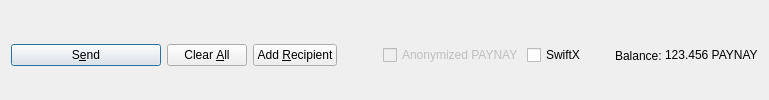
         <widget class="QFrame" name="frame_Send">
          <layout class="QHBoxLayout" name="horizontalLayout">
           <property name="bottomMargin">
            <number>0</number>
           </property>
           <item>
            <widget class="QPushButton" name="sendButton">
             <property name="minimumSize">
              <size>
               <width>150</width>
               <height>0</height>
              </size>
             </property>
             <property name="toolTip">
              <string>Confirm the send action</string>
             </property>
             <property name="text">
              <string>S&amp;end</string>
             </property>
             <property name="icon">
              <iconset resource="../paynay.qrc">
               <normaloff>:/icons/send</normaloff>:/icons/send</iconset>
             </property>
             <property name="autoDefault">
              <bool>false</bool>
             </property>
             <property name="default">
              <bool>true</bool>
             </property>
            </widget>
           </item>
           <item>
            <widget class="QPushButton" name="clearButton">
             <property name="sizePolicy">
              <sizepolicy hsizetype="Minimum" vsizetype="Fixed">
               <horstretch>0</horstretch>
               <verstretch>0</verstretch>
              </sizepolicy>
             </property>
             <property name="toolTip">
              <string>Clear all fields of the form.</string>
             </property>
             <property name="text">
              <string>Clear &amp;All</string>
             </property>
             <property name="icon">
              <iconset resource="../paynay.qrc">
               <normaloff>:/icons/remove</normaloff>:/icons/remove</iconset>
             </property>
             <property name="autoDefault">
              <bool>false</bool>
             </property>
            </widget>
           </item>
           <item>
            <widget class="QPushButton" name="addButton">
             <property name="toolTip">
              <string>Send to multiple recipients at once</string>
             </property>
             <property name="text">
              <string>Add &amp;Recipient</string>
             </property>
             <property name="icon">
              <iconset resource="../paynay.qrc">
               <normaloff>:/icons/add</normaloff>:/icons/add</iconset>
             </property>
             <property name="autoDefault">
              <bool>false</bool>
             </property>
            </widget>
           </item>
           <item>
            <spacer name="horizontalSpacer">
             <property name="orientation">
              <enum>Qt::Horizontal</enum>
             </property>
             <property name="sizeHint" stdset="0">
              <size>
               <width>40</width>
               <height>20</height>
              </size>
             </property>
            </spacer>
           </item>
           <item>
            <layout class="QHBoxLayout" name="horizontalLayout_2">
             <property name="spacing">
              <number>3</number>
             </property>
             <item>
              <widget class="QCheckBox" name="checkzECA">
               <property name="enabled">
                <bool>false</bool>
               </property>
               <property name="text">
                <string>Anonymized PAYNAY</string>
               </property>
              </widget>
             </item>
             <item>
              <widget class="QCheckBox" name="checkSwiftTX">
               <property name="enabled">
                <bool>true</bool>
               </property>
               <property name="minimumSize">
                <size>
                 <width>85</width>
                 <height>0</height>
                </size>
               </property>
               <property name="text">
                <string>SwiftX</string>
               </property>
              </widget>
             </item>
             <item>
              <widget class="QLabel" name="label">
               <property name="text">
                <string>Balance:</string>
               </property>
              </widget>
             </item>
             <item>
              <widget class="QLabel" name="labelBalance">
               <property name="sizePolicy">
                <sizepolicy hsizetype="Preferred" vsizetype="Fixed">
                 <horstretch>0</horstretch>
                 <verstretch>0</verstretch>
                </sizepolicy>
               </property>
               <property name="cursor">
                <cursorShape>IBeamCursor</cursorShape>
               </property>
               <property name="text">
                <string notr="true">123.456 PAYNAY</string>
               </property>
               <property name="textInteractionFlags">
                <set>Qt::LinksAccessibleByMouse|Qt::TextSelectableByKeyboard|Qt::TextSelectableByMouse</set>
               </property>
              </widget>
             </item>
            </layout>
           </item>
          </layout>
         </widget>
